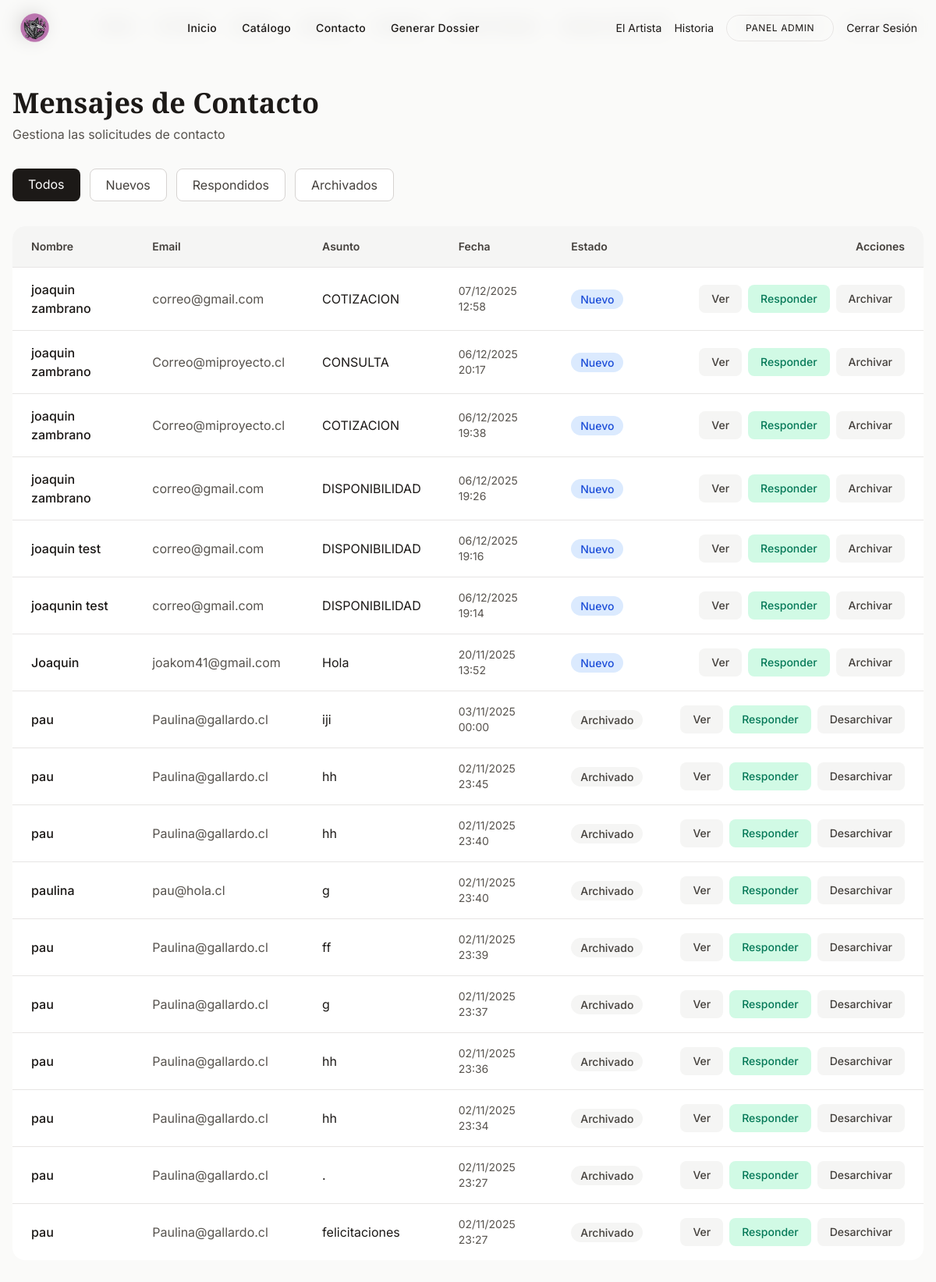
The app's page /admin-panel/mensajes/ (signed in) with its own data.
### core/models.py (models this page shows, shortened)
class Contacto(models.Model):
    TIPO_CONSULTA_CHOICES = [
        ('CONSULTA', 'Consulta General'),
        ('ENCARGO', 'Encargo de Obra'),
        ('MURAL', 'Cotización de Muralismo'),
        ('DISPONIBILIDAD', 'Consultar Disponibilidad'),
        ('COTIZACION', 'Solicitar Cotización'),
        ('OTRO', 'Otro'),
    ]
    nombre = models.CharField(max_length=100, verbose_name="Nombre")
    email = models.EmailField(verbose_name="Correo Electrónico")
    asunto = models.CharField(
        max_length=20,
        choices=TIPO_CONSULTA_CHOICES,
        default='CONSULTA',
        verbose_name="Tipo de Consulta"
    )
    mensaje = models.TextField(verbose_name="Mensaje")
    fecha_envio = models.DateTimeField(auto_now_add=True, verbose_name="Fecha de Envío")
    obra_id = models.IntegerField(
        blank=True,
        null=True,
        verbose_name="ID de Obra",
        help_text="ID de la obra consultada (si aplica)"
    )
    obra_nombre = models.CharField(
        max_length=200,
        blank=True,
        verbose_name="Nombre de la Obra",
        help_text="Nombre de la obra consultada (si aplica)"
    )
    respondido = models.BooleanField(default=False, verbose_name="Respondido")
    archivado = models.BooleanField(default=False, verbose_name="Archivado")
    respuesta = models.TextField(blank=True, null=True, verbose_name="Respuesta del Admin")
    fecha_respuesta = models.DateTimeField(blank=True, null=True, verbose_name="Fecha de Respuesta")
    class Meta:
        verbose_name = "Mensaje de Contacto"
        verbose_name_plural = "Mensajes de Contacto"
        ordering = ['-fecha_envio']
        indexes = [
            models.Index(fields=['-fecha_envio']),
            models.Index(fields=['obra_id']),
            models.Index(fields=['asunto']),
        ]

### core/views.py (the view)
# urls.py: path('admin-panel/mensajes/', views.admin_mensajes_view, name='admin_mensajes'),
@admin_required
def admin_mensajes_view(request):
    filtro = request.GET.get('filtro', 'todos')
    if filtro == 'nuevos':
        mensajes = Contacto.objects.filter(respondido=False, archivado=False)
    elif filtro == 'respondidos':
        mensajes = Contacto.objects.filter(respondido=True)
    elif filtro == 'archivados':
        mensajes = Contacto.objects.filter(archivado=True)
    else:
        mensajes = Contacto.objects.all()
    context = {
        'mensajes': mensajes,
        'filtro_actual': filtro,
    }
    return render(request, 'core/admin_mensajes.html', context)

### core/context_processors.py (called while the page is built)
def banner_imagen(request):
    try:
        banners = Banner.objects.all()
        return {'banners': banners}
    except Exception:
        return {'banners': []}

def estilos_disponibles(request):
    try:
        estilos = Estilo.objects.all().order_by('nombre')
    except Exception:
        estilos = Estilo.objects.none()
    return {'estilos_menu': estilos}

def artistas_disponibles(request):
    try:
        artistas = Artista.objects.all().order_by('nombre')
    except Exception:
        artistas = Artista.objects.none()
    return {'artistas_menu': artistas}

### core/templates/core/admin_mensajes.html (shortened to what this page needs)
{% extends 'core/base.html' %}
{% block content %}
<div class="min-h-screen bg-stone-50 py-8">
    <div class="max-w-7xl mx-auto px-4">
        <div class="mb-8">
            <h1 class="text-4xl font-display font-bold text-stone-900 mb-2">Mensajes de Contacto</h1>
            <p class="text-stone-600">Gestiona las solicitudes de contacto</p>
        </div>
        <div class="flex gap-3 mb-8">
            <a href="{% url 'admin_mensajes' %}"
                class="px-5 py-2 rounded-lg {% if filtro_actual == 'todos' %}bg-stone-900 text-white{% else %}bg-white text-stone-700 border border-stone-300 hover:border-stone-900{% endif %} transition">
                Todos
            </a>
            <a href="{% url 'admin_mensajes' %}?filtro=nuevos"
                class="px-5 py-2 rounded-lg {% if filtro_actual == 'nuevos' %}bg-blue-600 text-white{% else %}bg-white text-stone-700 border border-stone-300 hover:border-blue-600{% endif %} transition">
                Nuevos
            </a>
            <a href="{% url 'admin_mensajes' %}?filtro=respondidos"
                class="px-5 py-2 rounded-lg {% if filtro_actual == 'respondidos' %}bg-emerald-600 text-white{% else %}bg-white text-stone-700 border border-stone-300 hover:border-emerald-600{% endif %} transition">
                Respondidos
            </a>
            <a href="{% url 'admin_mensajes' %}?filtro=archivados"
                class="px-5 py-2 rounded-lg {% if filtro_actual == 'archivados' %}bg-stone-600 text-white{% else %}bg-white text-stone-700 border border-stone-300 hover:border-stone-600{% endif %} transition">
                Archivados
            </a>
        </div>
        <div class="bg-white rounded-2xl shadow-soft overflow-hidden">
            <table class="w-full">
                <thead class="bg-stone-100 border-b border-stone-200">
                    <tr>
                        <th class="px-6 py-4 text-left text-sm font-semibold text-stone-700">Nombre</th>
                        <th class="px-6 py-4 text-left text-sm font-semibold text-stone-700">Email</th>
                        <th class="px-6 py-4 text-left text-sm font-semibold text-stone-700">Asunto</th>
                        <th class="px-6 py-4 text-left text-sm font-semibold text-stone-700">Fecha</th>
                        <th class="px-6 py-4 text-left text-sm font-semibold text-stone-700">Estado</th>
                        <th class="px-6 py-4 text-right text-sm font-semibold text-stone-700">Acciones</th>
                    </tr>
                </thead>
                <tbody class="divide-y divide-stone-200">
                    {% for mensaje in mensajes %}
                    <tr class="hover:bg-stone-50 transition">
                        <td class="px-6 py-4">
                            <p class="font-medium text-stone-900">{{ mensaje.nombre }}</p>
                        </td>
                        <td class="px-6 py-4 text-stone-600">
                            {{ mensaje.email }}
                        </td>
                        <td class="px-6 py-4">
                            <p class="text-stone-900 truncate max-w-xs">{{ mensaje.asunto }}</p>
                        </td>
                        <td class="px-6 py-4 text-stone-600 text-sm">
                            {{ mensaje.fecha_envio|date:"d/m/Y H:i" }}
                        </td>
                        <td class="px-6 py-4">
                            {% if mensaje.archivado %}
                            <span class="px-3 py-1 bg-stone-100 text-stone-700 rounded-full text-sm font-medium">
                                Archivado
                            </span>
                            {% elif mensaje.respondido %}
                            <span class="px-3 py-1 bg-emerald-100 text-emerald-700 rounded-full text-sm font-medium">
                                Respondido
                            </span>
                            {% else %}
                            <span class="px-3 py-1 bg-blue-100 text-blue-700 rounded-full text-sm font-medium">
                                Nuevo
                            </span>
                            {% endif %}
                        </td>
                        <td class="px-6 py-4 text-right">
                            <div class="flex justify-end gap-2">
                                <a href="{% url 'admin_mensaje_detail' mensaje.id %}"
                                    class="px-4 py-2 bg-stone-100 text-stone-700 rounded-lg hover:bg-stone-200 transition text-sm font-medium">
                                    Ver
                                </a>
                                {% if not mensaje.respondido %}
                                <a href="{% url 'admin_mensaje_respond' mensaje.id %}"
                                    class="px-4 py-2 bg-emerald-100 text-emerald-700 rounded-lg hover:bg-emerald-200 transition text-sm font-medium">
                                    Responder
                                </a>
                                {% endif %}
                                <a href="{% url 'admin_mensaje_archive' mensaje.id %}"
                                    class="px-4 py-2 bg-stone-100 text-stone-700 rounded-lg hover:bg-stone-200 transition text-sm font-medium">
                                    {% if mensaje.archivado %}Desarchivar{% else %}Archivar{% endif %}
                                </a>
                            </div>
                        </td>
                    </tr>
                    {% empty %}
                    <tr>
                        <td colspan="6" class="px-6 py-12 text-center text-stone-500">
                            No hay mensajes en esta categoría.
                        </td>
                    </tr>
                    {% endfor %}
                </tbody>
            </table>
        </div>
    </div>
</div>
{% endblock %}

### core/templates/core/base.html (shortened to what this page needs)
{% load static %}
<!DOCTYPE html>
<html lang="es">
<head>
    <script src="https://cdn.tailwindcss.com"></script>
    <link href="https://unpkg.com/aos@2.3.1/dist/aos.css" rel="stylesheet">
</head>
<body class="bg-stone-50 text-stone-900 font-sans antialiased">
    <nav
        class="fixed top-0 left-0 right-0 z-50 flex items-center justify-between px-6 py-4 bg-stone-50/80 backdrop-blur-md transition-all duration-300">
        <div class="flex items-center gap-2">
            <div
                class="w-8 h-8 bg-stone-900 rounded-full flex items-center justify-center text-stone-50 font-display font-bold text-lg">
            </div>
        </div>
        <div class="hidden md:flex items-center gap-8 font-medium text-sm tracking-wide">
            <a href="{% url 'home' %}" class="hover:text-stone-600 transition-colors">Home</a>
            <a href="{% url 'bio' %}" class="hover:text-stone-600 transition-colors">El Artista</a>
            <a href="{% url 'home' %}#history" class="hover:text-stone-600 transition-colors">Historia</a>
            <a href="{% url 'catalogo:lista_obras' %}" class="hover:text-stone-600 transition-colors">Catálogo</a>
            <a href="{% url 'contacto' %}" class="hover:text-stone-600 transition-colors">Contacto</a>
            <a href="{% url 'dossier:crear_dossier' %}" class="hover:text-stone-600 transition-colors">Generar Dossier</a>
            <a href="{% url 'dossier:dossier_artista_pdf' %}" class="hover:text-stone-600 transition-colors">Dossier Artista PDF</a>
        </div>
        <div class="flex items-center gap-4">
            {% if user.is_authenticated %}
            {% if user.is_staff or user.is_superuser %}
            <a href="{% url 'admin_panel' %}"
                class="hidden sm:flex border border-stone-200 hover:bg-stone-100 rounded-full px-6 py-2 text-xs uppercase tracking-wider bg-transparent transition">
                Panel Admin
            </a>
            {% endif %}
            <a href="{% url 'logout' %}" class="text-sm hover:text-stone-600 transition-colors">Cerrar Sesión</a>
            {% else %}
            <a href="{% url 'login' %}"
                class="hidden sm:flex border border-stone-200 hover:bg-stone-100 rounded-full px-6 py-2 text-xs uppercase tracking-wider bg-transparent transition">
                Iniciar Sesión
            </a>
            {% endif %}
        </div>
    </nav>
    <nav
        class="fixed top-0 left-0 right-0 z-50 flex items-center justify-between px-6 py-4 bg-stone-50/80 backdrop-blur-md transition-all duration-300">
        <div class="flex items-center gap-2">
            <a href="{% url 'home' %}">
                <img src="{% static 'core/img/logo_cristianerre.png' %}" alt="Cristian Erre Logo"
                    class="h-10 w-auto hover:opacity-80 transition-all duration-300">
            </a>
        </div>
        <div class="flex-1 flex justify-center items-center gap-8 font-medium text-sm tracking-wide">
            <a href="{% url 'home' %}" class="hover:text-stone-600 transition-colors">Inicio</a>
            <a href="{% url 'catalogo:lista_obras' %}" class="hover:text-stone-600 transition-colors">Catálogo</a>
            <a href="{% url 'contacto' %}" class="hover:text-stone-600 transition-colors">Contacto</a>
            <a href="{% url 'dossier:crear_dossier' %}" class="hover:text-stone-600 transition-colors">Generar Dossier</a>
        </div>
        <div class="flex items-center gap-4">
            <a href="{% url 'bio' %}" class="hidden md:block text-sm hover:text-stone-600 transition-colors">El
                Artista</a>
            <a href="{% url 'home' %}#history"
                class="hidden md:block text-sm hover:text-stone-600 transition-colors">Historia</a>
            {% if user.is_authenticated %}
            {% if user.is_staff or user.is_superuser %}
            <a href="{% url 'admin_panel' %}"
                class="hidden sm:flex border border-stone-200 hover:bg-stone-100 rounded-full px-6 py-2 text-xs uppercase tracking-wider bg-transparent transition">
                Panel Admin
            </a>
            {% endif %}
            <a href="{% url 'logout' %}" class="text-sm hover:text-stone-600 transition-colors">Cerrar Sesión</a>
            {% else %}
            <a href="{% url 'login' %}"
                class="hidden sm:flex border border-stone-200 hover:bg-stone-100 rounded-full px-6 py-2 text-xs uppercase tracking-wider bg-transparent transition">
                Login
            </a>
            {% endif %}
        </div>
    </nav>
    <main class="w-full min-h-screen pt-20">
        <div class="w-full">
            {% block content %}{% endblock %}
        </div>
    </main>
</body>
</html>

### records on screen
Contacto: nombre "joaquin zambrano", email "correo@gmail.com", asunto "COTIZACION", fecha_envio "07/12/2025 12:58", archivado "Nuevo", respondido "Responder"
Contacto: nombre "joaquin zambrano", email "Correo@miproyecto.cl", asunto "CONSULTA", fecha_envio "06/12/2025 20:17", archivado "Nuevo", respondido "Responder"
Contacto: nombre "joaquin zambrano", email "Correo@miproyecto.cl", asunto "COTIZACION", fecha_envio "06/12/2025 19:38", archivado "Nuevo", respondido "Responder"
Contacto: nombre "joaquin zambrano", email "correo@gmail.com", asunto "DISPONIBILIDAD", fecha_envio "06/12/2025 19:26", archivado "Nuevo", respondido "Responder"
Contacto: nombre "joaquin test", email "correo@gmail.com", asunto "DISPONIBILIDAD", fecha_envio "06/12/2025 19:16", archivado "Nuevo", respondido "Responder"
Contacto: nombre "joaqunin test", email "correo@gmail.com", asunto "DISPONIBILIDAD", fecha_envio "06/12/2025 19:14", archivado "Nuevo", respondido "Responder"
Contacto: nombre "Joaquin", email "joakom41@gmail.com", asunto "Hola", fecha_envio "20/11/2025 13:52", archivado "Nuevo", respondido "Responder"
Contacto: nombre "pau", email "Paulina@gallardo.cl", asunto "iji", fecha_envio "03/11/2025 00:00", archivado "Archivado", respondido "Responder"
Contacto: nombre "pau", email "Paulina@gallardo.cl", asunto "hh", fecha_envio "02/11/2025 23:45", archivado "Archivado", respondido "Responder"
Contacto: nombre "pau", email "Paulina@gallardo.cl", asunto "hh", fecha_envio "02/11/2025 23:40", archivado "Archivado", respondido "Responder"
Contacto: nombre "paulina", email "pau@hola.cl", asunto "g", fecha_envio "02/11/2025 23:40", archivado "Archivado", respondido "Responder"
Contacto: nombre "pau", email "Paulina@gallardo.cl", asunto "ff", fecha_envio "02/11/2025 23:39", archivado "Archivado", respondido "Responder"
Contacto: nombre "pau", email "Paulina@gallardo.cl", asunto "g", fecha_envio "02/11/2025 23:37", archivado "Archivado", respondido "Responder"
Contacto: nombre "pau", email "Paulina@gallardo.cl", asunto "hh", fecha_envio "02/11/2025 23:36", archivado "Archivado", respondido "Responder"
Contacto: nombre "pau", email "Paulina@gallardo.cl", asunto "hh", fecha_envio "02/11/2025 23:34", archivado "Archivado", respondido "Responder"
Contacto: nombre "pau", email "Paulina@gallardo.cl", asunto ".", fecha_envio "02/11/2025 23:27", archivado "Archivado", respondido "Responder"
Contacto: nombre "pau", email "Paulina@gallardo.cl", asunto "felicitaciones", fecha_envio "02/11/2025 23:27", archivado "Archivado", respondido "Responder"
